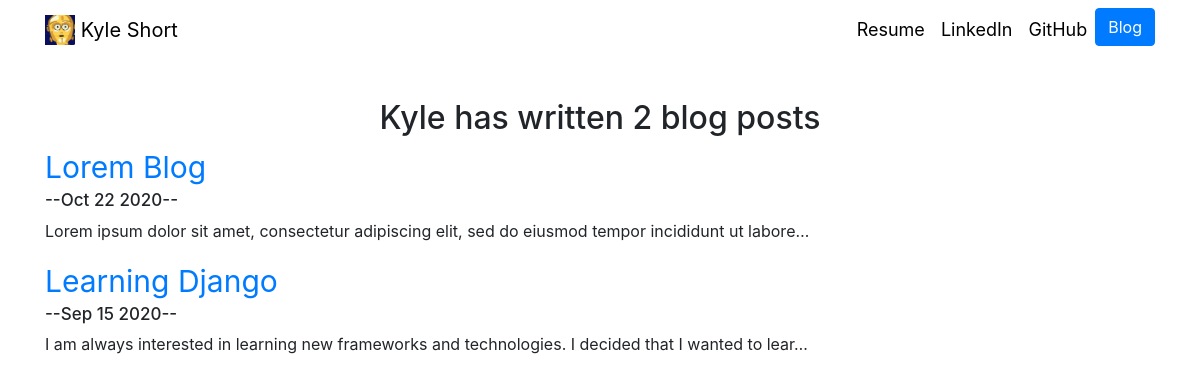
Before: /blog/ with the older database file.
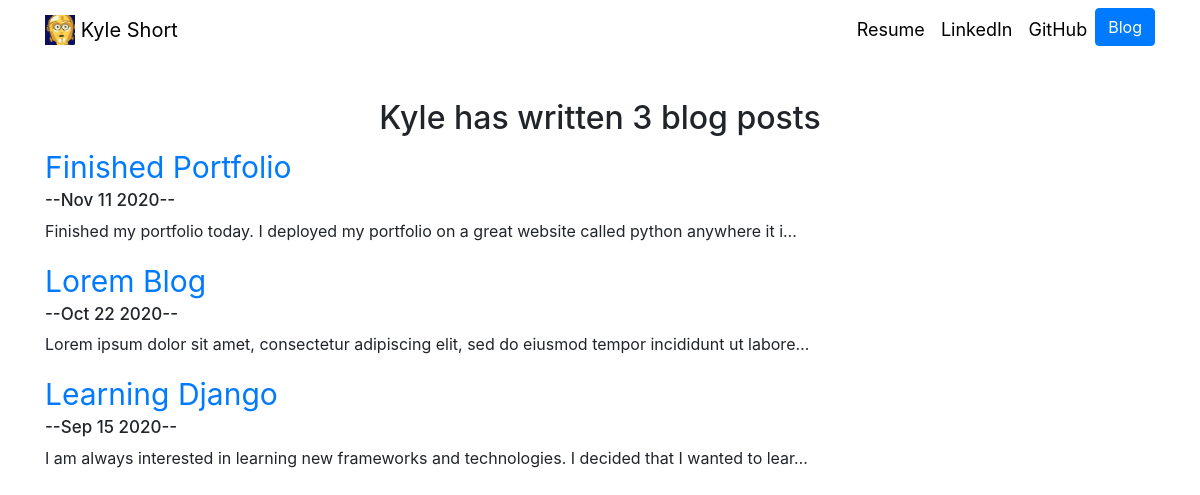
After: the same page with the newer database file.
### blog/models.py (models this page shows)
class Blog(models.Model):
    title = models.CharField(max_length=200)
    description = models.TextField()
    date = models.DateField()

### blog/views.py (the view)
# urls.py: path('', views.all_blogs, name='all_blogs'),
def all_blogs(request):
    blogs = Blog.objects.order_by('-date')
    return render(request, 'blog/all_blogs.html', {'blogs':blogs})

### blog/templates/blog/all_blogs.html
{% extends 'portfolio/base.html' %}
{% block content %}
<div class="row justify-content-center">
  <h2 style="padding-top:40px;">Kyle has written {{ blogs.count }} blog post{{ blogs.count |pluralize }}</h2>
</div>
{% for blog in blogs %}
<a href="{% url 'blog:detail' blog.id %}"<h2 style="font-size: 30px;">{{ blog.title }}</h2></a>
<h5 style="font-size: 17px;">--{{ blog.date|date:'M d Y' }}--</h5>
<p>{{ blog.description|truncatechars:100 }}</p>
{% endfor %}
{% endblock %}

Changed rows visible on the page:
added Blog: title "Finished Portfolio", date "Nov 11 2020", description "Finished my portfolio today. I deployed my portfolio on a great website called python anywhere it i…"
Other visible differences:
{{ blogs.count }}: "2" → "3"
